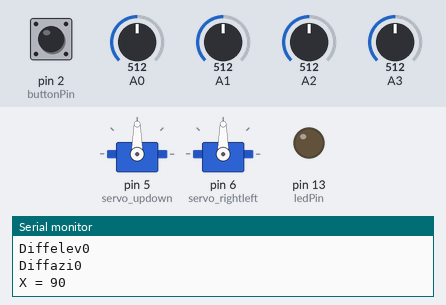
The sketch below on a simulated Arduino Uno, built with avr-gcc and run on an emulated ATmega328P. On the bench: 2 × servo, output pins drawn as LEDs (lit = HIGH), the last lines printed to the serial monitor. Inputs (shaded band) come from the test bench; at power-on: A0 = 512, A1 = 512, A2 = 512, A3 = 512, pin 2 (buttonPin) LOW.

Above: at 1.3 s.
1.4 s: A0 set to 523
At 2.9 s:
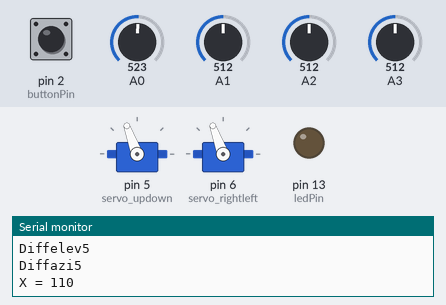
4.4 s: A1 set to 716
7.4 s: A2 set to 691
10.4 s: A2 set to 703
At 11.6 s:
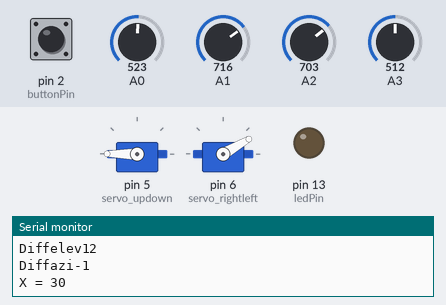
12.2 s: A3 set to 526
At 14.1 s:
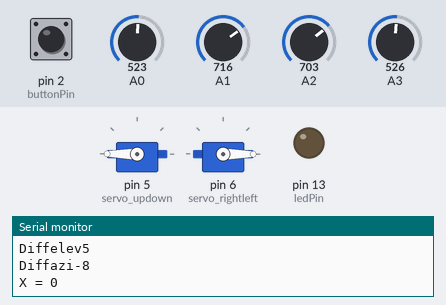
15.2 s: pin 2 (buttonPin) pulled HIGH for 0.6 s
At 16.1 s:
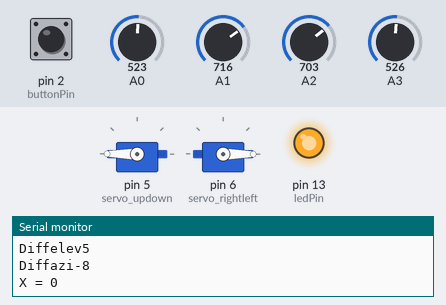
Timing chart, 0 to 18.2 s (numbered marks = the images above; inputs shaded):
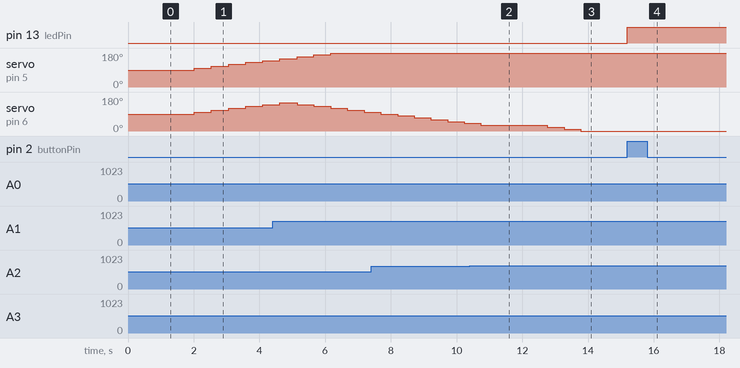

Measured:
- the behaviour switches between 515 and 516 on A0 (found by bisection; images 0 and 1)
- the behaviour switches between 702 and 703 on A2 (found by bisection; images 1 and 2)
- the behaviour switches between 513 and 514 on A3 (found by bisection; images 2 and 3)
- after the input at 1.4 s, servo on pin 5 (servo_updown), servo on pin 6 (servo_rightleft): moves from 90° to 140° over 2.1 s, starting after 0.62 s
- after the input at 10.4 s, servo on pin 6 (servo_rightleft): goes on until 10.7 s, then stays 30°
- after the input at 12.2 s, servo on pin 6 (servo_rightleft): 30° → 20° after 0.56 s, → 10° 0.51 s later, → 0° 0.51 s later
- after the input at 15.2 s, pin 13 (ledPin): LOW → HIGH at once

The sketch:

SolatTracker.ino
```cpp
#include <Servo.h>

const int buttonPin = 2;
const int ledPin = 13;

int mode = 0;

Servo servo_updown;
Servo servo_rightleft;

int threshold_value = 2;

int ldrtopr = 0;  // top-right LDR
int ldrtopl = 1;  // top-left LDR
int ldrbotr = 2;  //  bottom-right LDR
int ldrbotl = 3;  // bottom-left  LDR
volatile int topl = 0;
volatile int topr = 0;
volatile int botl = 0;
volatile int botr = 0;

char switchstate;
String primit = "";
String numar = "";

void setup() {
  Serial.begin(9600);
  pinMode(ledPin, OUTPUT);
  pinMode(buttonPin, INPUT);

  servo_updown.attach(5);  //Servo motor up-down movement
  servo_rightleft.attach(6);


  attachInterrupt(digitalPinToInterrupt(buttonPin), functieUnu, RISING);
}

void loop() {
  if (mode % 2 == 0) {
    automaticsolartracker();
  } else {
    while (Serial.available() > 0) {
      switchstate = Serial.read();
      if (switchstate != 'q') {
        if (switchstate >= '0' && switchstate <= '9') {
          numar.concat(switchstate);
        } else {
          primit.concat(switchstate);
        }
      } else {
        Serial.println("Received termination signal");
        Serial.println("Command received: " + primit);
        Serial.println("Number received: " + numar);
        delay(15);
        if (primit == "u" || primit == " u") {
          servo_rightleft.write(numar.toInt());
          primit = "";
          numar = "";
          Serial.flush();
        } else {
          if (primit == "d" || primit == " d") {
            servo_updown.write(numar.toInt());
          }
          primit = "";
          numar = "";
          Serial.flush();
        }
      }
    }
  }
}

void functieUnu() {
  if (mode % 2 == 0) {
    digitalWrite(ledPin, HIGH);
  } else {
    digitalWrite(ledPin, LOW);
  }
  mode = mode + 1;
}

void automaticsolartracker() {
  //capturing analog values of each LDR
  topr = analogRead(A0);  //capturing analog value of top right LDR
  topl = analogRead(A1);  //capturing analog value of top left LDR
  botr = analogRead(A2);  //capturing analog value of bot right LDR
  botl = analogRead(A3);  //capturing analog value of bot left LDR

  Serial.print("TOPR=");
  Serial.println(topr);
  Serial.print("TOPL=");
  Serial.println(topl);
  Serial.print("BOTR=");
  Serial.println(botr);
  Serial.print("BOTL=");
  Serial.println(botl);

  // calculating average
  int avgtop = (topr + topl) / 2;    //average  of top LDRs
  int avgbot = (botr + botl) / 2;    //average of bottom LDRs
  int avgleft = (topl + botl) / 2;   //average of left LDRs
  int avgright = (topr + botr) / 2;  //average of right LDRs

  //Get the different
  int diffelev = avgtop - avgbot;    //Get the different average betwen  LDRs top and LDRs bot
  int diffazi = avgright - avgleft;  //Get the different  average betwen LDRs right and LDRs left

  //left-right movement of  solar tracker
  Serial.print("Diffelev");
  Serial.println(diffelev);
  Serial.print("Diffazi");
  Serial.println(diffazi);

  int x = servo_rightleft.read();
  Serial.print("X = ");
  Serial.println(x);
  delay(500);
  if (abs(diffazi) >= threshold_value) {  //Change  position only if light difference is bigger then the threshold_value
    if (diffazi > 0) {
      Serial.print(" < ");
      if (x < 180) {
        Serial.print(" + ");
        servo_rightleft.write(x + 10);
        Serial.println(" scris ");
      }
    }
    if (diffazi < 0) {
      if (x > 0) {
        servo_rightleft.write(x - 10);
      }
    }
  }

  //up-down movement of solar tracker
  if (abs(diffelev) >= threshold_value) {  //Change position only if light  difference is bigger then thethreshold_value
    int y = servo_updown.read();
    if (diffelev > 0) {
      if (y < 180) {
        servo_updown.write(y + 10);
      }
    }
    if (diffelev < 0) {
      if (y > 0) {
        servo_updown.write(y - 10);
      }
    }
  }
}
```
